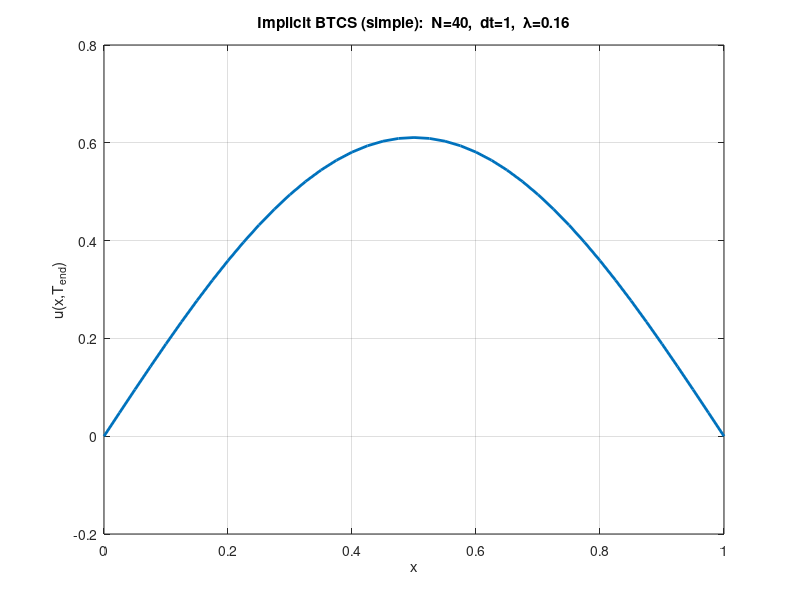

Recreate this plot in MATLAB.
% Implicit Backward-Euler
clear; clc;

% Problem parameters
L     = 1.0;            % rod length
alpha = 1e-4;           % thermal diffusivity
Tend  = 500;            % final time

N  = 40;                % spatial sub-intervals
dx = L/N;
dt = 1.0;               % deliberately large to show unconditional stability
Nt = ceil(Tend/dt);     % number of time steps
dt = Tend/Nt;           % adjust to land exactly on Tend
lambda = alpha*dt/dx^2;

% ---- grids & initial/boundary conditions -----------------------------
x  = linspace(0,L,N+1);           % 0 .. L  (N+1 nodes)
%u  = sin(pi*x/L);                 % initial profile  f(x)
u = sin(pi*x/L) + 0.25*sin(6*pi*x/L);
% Dirichlet ends are zero here: u(1)=u(end)=0 for all time

% ---- tridiagonal matrix  A u^{n+1} = u^{n}  --------------------------
main = (1 + 2*lambda) * ones(N-1,1);
off  = -lambda          * ones(N-2,1);
A    = diag(main) + diag(off,1) + diag(off,-1);

% ---- time marching ----------------------------------------------------
for n = 1:Nt
    rhs      = u(2:N)';          % interior old values (column vector)
    u(2:N)   = A \ rhs;          % solve implicit system
    % boundaries remain zero automatically
end

% ---- plot -------------------------------------------------------------
plot(x,u,'LineWidth',2); grid on
xlabel('x'); ylabel('u(x,T_{end})');
title(sprintf('Implicit BTCS (simple):  N=%d,  dt=%.3g,  \\lambda=%.3g',N,dt,lambda));
